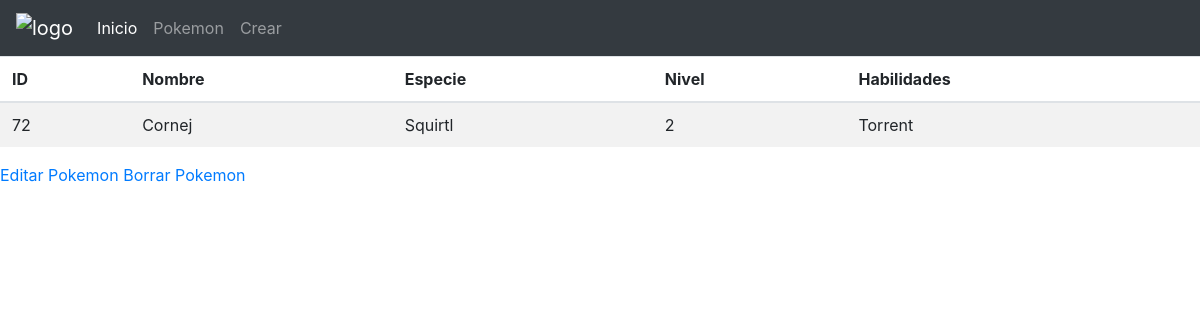
The app's page /libreria/libros/72 with its own data.
### libreria/models.py (models this page shows, shortened)
class pokemon(models.Model):
    id = models.IntegerField(primary_key=True)
    nombre = models.CharField(max_length=30)
    especie = models.CharField(max_length=30)
    nivel = models.IntegerField()
    habilidad = models.CharField(max_length=30)

### libreria/views.py (the view, shortened to what this page needs)
# urls.py: path('libros/<int:id>',detalle_pokemon),
def detalle_pokemon(request, id):
    if request.method == "GET":
        bicho = pokemon.objects.get(id=id)
        return render(request, 'libro_detalle.html', {"pokemon": bicho})

### templates/libro_detalle.html
{% include "header.html" %}
{% block content %}
<body>
<table class="table table-striped">
                        <thead>
                            <tr>
                                <th>ID</th>
                                <th>Nombre</th>
                                <th>Especie</th>
                                <th>Nivel</th>
                                <th>Habilidades</th>
                            </tr>
                        </thead>
                        <tbody>
                                <tr>
                                    <td>{{pokemon.id}}</td>
                                    <td>{{pokemon.nombre }}</td>
                                    <td>{{pokemon.especie }}</td>
                                    <td>{{pokemon.nivel }}</td>
                                    <td>{{pokemon.habilidad}}</td>
                                </tr>
                        </tbody>
                    </table>
<a href="/libreria/libros/editar/{{ pokemon.id }}">Editar Pokemon</a>
<a href="/libreria/libros/borrar/{{ pokemon.id }}">Borrar Pokemon</a>
</body>
{% endblock %}

### records on screen
pokemon: id "72", nombre "Cornej", especie "Squirtl", nivel "2", habilidad "Torrent"
